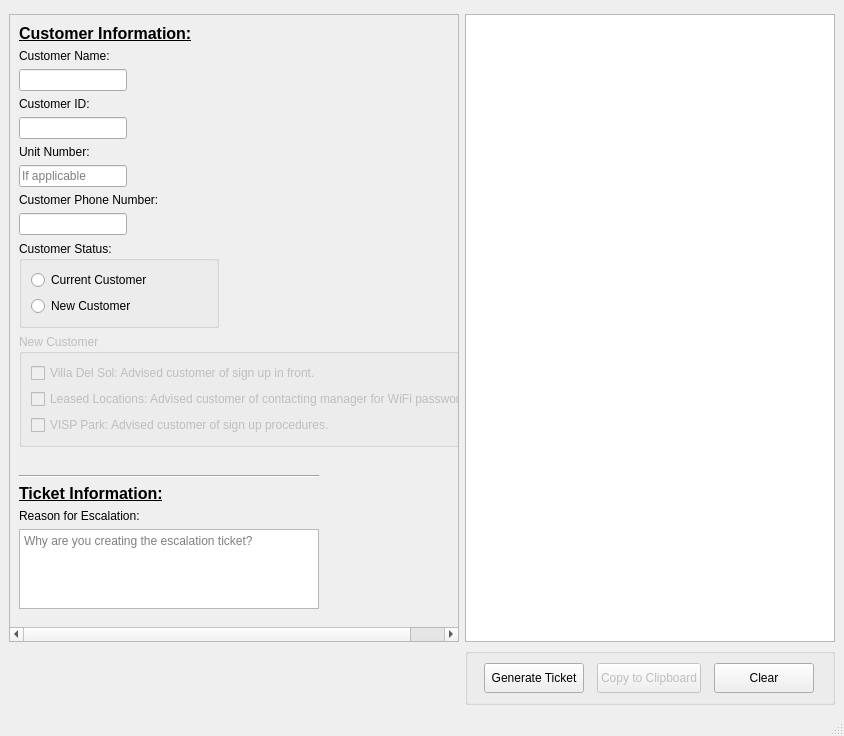
<?xml version="1.0" encoding="UTF-8"?>
<ui version="4.0">
 <class>Network_MTL</class>
 <widget class="QMainWindow" name="Network_MTL">
  <property name="enabled">
   <bool>true</bool>
  </property>
  <property name="geometry">
   <rect>
    <x>0</x>
    <y>0</y>
    <width>844</width>
    <height>736</height>
   </rect>
  </property>
  <property name="windowTitle">
   <string>Network Escalation Ticket - MTL / MDU</string>
  </property>
  <widget class="QWidget" name="centralwidget">
   <layout class="QGridLayout" name="gridLayout">
    <item row="1" column="3">
     <widget class="QTextEdit" name="ticketTemplate">
      <property name="sizePolicy">
       <sizepolicy hsizetype="Fixed" vsizetype="Expanding">
        <horstretch>0</horstretch>
        <verstretch>0</verstretch>
       </sizepolicy>
      </property>
      <property name="minimumSize">
       <size>
        <width>370</width>
        <height>0</height>
       </size>
      </property>
     </widget>
    </item>
    <item row="0" column="1">
     <spacer name="verticalSpacer">
      <property name="orientation">
       <enum>Qt::Vertical</enum>
      </property>
      <property name="sizeType">
       <enum>QSizePolicy::Fixed</enum>
      </property>
      <property name="sizeHint" stdset="0">
       <size>
        <width>20</width>
        <height>5</height>
       </size>
      </property>
     </spacer>
    </item>
    <item row="3" column="3">
     <widget class="QGroupBox" name="groupBox">
      <property name="minimumSize">
       <size>
        <width>100</width>
        <height>50</height>
       </size>
      </property>
      <property name="title">
       <string/>
      </property>
      <layout class="QGridLayout" name="gridLayout_2">
       <item row="0" column="3">
        <widget class="QPushButton" name="Clear">
         <property name="sizePolicy">
          <sizepolicy hsizetype="Fixed" vsizetype="Fixed">
           <horstretch>0</horstretch>
           <verstretch>0</verstretch>
          </sizepolicy>
         </property>
         <property name="minimumSize">
          <size>
           <width>100</width>
           <height>30</height>
          </size>
         </property>
         <property name="text">
          <string>Clear</string>
         </property>
        </widget>
       </item>
       <item row="0" column="2">
        <widget class="QPushButton" name="Copy">
         <property name="enabled">
          <bool>false</bool>
         </property>
         <property name="sizePolicy">
          <sizepolicy hsizetype="Fixed" vsizetype="Fixed">
           <horstretch>0</horstretch>
           <verstretch>0</verstretch>
          </sizepolicy>
         </property>
         <property name="minimumSize">
          <size>
           <width>100</width>
           <height>30</height>
          </size>
         </property>
         <property name="text">
          <string>Copy to Clipboard</string>
         </property>
        </widget>
       </item>
       <item row="0" column="1">
        <widget class="QPushButton" name="pushButton">
         <property name="sizePolicy">
          <sizepolicy hsizetype="Fixed" vsizetype="Fixed">
           <horstretch>0</horstretch>
           <verstretch>0</verstretch>
          </sizepolicy>
         </property>
         <property name="minimumSize">
          <size>
           <width>100</width>
           <height>30</height>
          </size>
         </property>
         <property name="text">
          <string>Generate Ticket</string>
         </property>
        </widget>
       </item>
      </layout>
     </widget>
    </item>
    <item row="1" column="0" colspan="3">
     <widget class="QScrollArea" name="scrollArea_2">
      <property name="sizePolicy">
       <sizepolicy hsizetype="Fixed" vsizetype="Expanding">
        <horstretch>0</horstretch>
        <verstretch>0</verstretch>
       </sizepolicy>
      </property>
      <property name="minimumSize">
       <size>
        <width>450</width>
        <height>610</height>
       </size>
      </property>
      <property name="sizeAdjustPolicy">
       <enum>QAbstractScrollArea::AdjustToContents</enum>
      </property>
      <property name="widgetResizable">
       <bool>true</bool>
      </property>
      <widget class="QWidget" name="scrollAreaWidgetContents_2">
       <property name="geometry">
        <rect>
         <x>0</x>
         <y>0</y>
         <width>445</width>
         <height>756</height>
        </rect>
       </property>
       <layout class="QFormLayout" name="formLayout_3">
        <item row="0" column="0" colspan="2">
         <widget class="QLabel" name="label_4">
          <property name="text">
           <string>&lt;html&gt;&lt;head/&gt;&lt;body&gt;&lt;p&gt;&lt;span style=&quot; font-size:12pt; font-weight:600; text-decoration: underline;&quot;&gt;Customer Information:&lt;/span&gt;&lt;/p&gt;&lt;/body&gt;&lt;/html&gt;</string>
          </property>
         </widget>
        </item>
        <item row="1" column="0">
         <widget class="QLabel" name="label_cstName">
          <property name="text">
           <string>Customer Name:</string>
          </property>
         </widget>
        </item>
        <item row="2" column="0">
         <widget class="QLineEdit" name="cstName"/>
        </item>
        <item row="3" column="0">
         <widget class="QLabel" name="label_cstID">
          <property name="text">
           <string>Customer ID:</string>
          </property>
         </widget>
        </item>
        <item row="4" column="0">
         <widget class="QLineEdit" name="cstID"/>
        </item>
        <item row="9" column="0">
         <widget class="QGroupBox" name="cst_Group_Status">
          <property name="sizePolicy">
           <sizepolicy hsizetype="Fixed" vsizetype="Fixed">
            <horstretch>0</horstretch>
            <verstretch>0</verstretch>
           </sizepolicy>
          </property>
          <property name="minimumSize">
           <size>
            <width>200</width>
            <height>0</height>
           </size>
          </property>
          <property name="title">
           <string>Customer Status:</string>
          </property>
          <layout class="QFormLayout" name="formLayout">
           <item row="0" column="0">
            <widget class="QRadioButton" name="cstCurrent">
             <property name="text">
              <string>Current Customer</string>
             </property>
            </widget>
           </item>
           <item row="1" column="0">
            <widget class="QRadioButton" name="cstNew">
             <property name="text">
              <string>New Customer</string>
             </property>
            </widget>
           </item>
          </layout>
         </widget>
        </item>
        <item row="24" column="0">
         <spacer name="verticalSpacer_2">
          <property name="orientation">
           <enum>Qt::Vertical</enum>
          </property>
          <property name="sizeHint" stdset="0">
           <size>
            <width>20</width>
            <height>5</height>
           </size>
          </property>
         </spacer>
        </item>
        <item row="25" column="0">
         <widget class="Line" name="line_2">
          <property name="sizePolicy">
           <sizepolicy hsizetype="Fixed" vsizetype="Fixed">
            <horstretch>0</horstretch>
            <verstretch>0</verstretch>
           </sizepolicy>
          </property>
          <property name="minimumSize">
           <size>
            <width>300</width>
            <height>0</height>
           </size>
          </property>
          <property name="orientation">
           <enum>Qt::Horizontal</enum>
          </property>
         </widget>
        </item>
        <item row="26" column="0">
         <widget class="QLabel" name="label_21">
          <property name="text">
           <string>&lt;html&gt;&lt;head/&gt;&lt;body&gt;&lt;p&gt;&lt;span style=&quot; font-size:12pt; font-weight:600; text-decoration: underline;&quot;&gt;Ticket Information:&lt;/span&gt;&lt;/p&gt;&lt;/body&gt;&lt;/html&gt;</string>
          </property>
         </widget>
        </item>
        <item row="27" column="0">
         <widget class="QLabel" name="label_reason">
          <property name="text">
           <string>Reason for Escalation:</string>
          </property>
         </widget>
        </item>
        <item row="28" column="0">
         <widget class="QTextEdit" name="tktPurpose">
          <property name="minimumSize">
           <size>
            <width>300</width>
            <height>80</height>
           </size>
          </property>
          <property name="maximumSize">
           <size>
            <width>16777215</width>
            <height>80</height>
           </size>
          </property>
          <property name="tabChangesFocus">
           <bool>true</bool>
          </property>
          <property name="placeholderText">
           <string>Why are you creating the escalation ticket?</string>
          </property>
         </widget>
        </item>
        <item row="50" column="0">
         <widget class="Line" name="line">
          <property name="orientation">
           <enum>Qt::Horizontal</enum>
          </property>
         </widget>
        </item>
        <item row="10" column="0">
         <widget class="QGroupBox" name="group_New_Customer">
          <property name="enabled">
           <bool>false</bool>
          </property>
          <property name="title">
           <string>New Customer</string>
          </property>
          <layout class="QGridLayout" name="gridLayout_3">
           <item row="1" column="0">
            <widget class="QCheckBox" name="check_leased">
             <property name="text">
              <string>Leased Locations: Advised customer of contacting manager for WiFi password.</string>
             </property>
            </widget>
           </item>
           <item row="0" column="0">
            <widget class="QCheckBox" name="check_villa">
             <property name="text">
              <string>Villa Del Sol: Advised customer of sign up in front.</string>
             </property>
            </widget>
           </item>
           <item row="2" column="0">
            <widget class="QCheckBox" name="check_visp">
             <property name="text">
              <string>VISP Park: Advised customer of sign up procedures.</string>
             </property>
            </widget>
           </item>
          </layout>
         </widget>
        </item>
        <item row="8" column="0">
         <widget class="QLineEdit" name="cstPhone">
          <property name="clearButtonEnabled">
           <bool>false</bool>
          </property>
         </widget>
        </item>
        <item row="7" column="0">
         <widget class="QLabel" name="label">
          <property name="text">
           <string>Customer Phone Number:</string>
          </property>
         </widget>
        </item>
        <item row="6" column="0">
         <widget class="QLineEdit" name="cstUnit">
          <property name="placeholderText">
           <string>If applicable</string>
          </property>
         </widget>
        </item>
        <item row="5" column="0">
         <widget class="QLabel" name="label_unitNum">
          <property name="text">
           <string>Unit Number:</string>
          </property>
         </widget>
        </item>
       </layout>
      </widget>
     </widget>
    </item>
   </layout>
  </widget>
  <widget class="QMenuBar" name="menubar">
   <property name="geometry">
    <rect>
     <x>0</x>
     <y>0</y>
     <width>844</width>
     <height>21</height>
    </rect>
   </property>
  </widget>
  <widget class="QStatusBar" name="statusbar"/>
 </widget>
 <tabstops>
  <tabstop>scrollArea_2</tabstop>
  <tabstop>cstName</tabstop>
  <tabstop>cstID</tabstop>
  <tabstop>cstPhone</tabstop>
  <tabstop>cstCurrent</tabstop>
  <tabstop>cstNew</tabstop>
  <tabstop>check_villa</tabstop>
  <tabstop>check_leased</tabstop>
  <tabstop>check_visp</tabstop>
  <tabstop>tktPurpose</tabstop>
  <tabstop>ticketTemplate</tabstop>
  <tabstop>pushButton</tabstop>
  <tabstop>Copy</tabstop>
  <tabstop>Clear</tabstop>
 </tabstops>
 <resources/>
 <connections/>
</ui>
